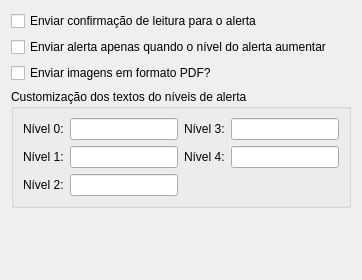
              <widget class="QWidget" name="emailTab">
               <attribute name="title">
                <string>Alerta</string>
               </attribute>
               <layout class="QVBoxLayout" name="verticalLayout_2">
                <item>
                 <widget class="QCheckBox" name="readConfirmationChk">
                  <property name="text">
                   <string>Enviar confirmação de leitura para o alerta</string>
                  </property>
                 </widget>
                </item>
                <item>
                 <widget class="QCheckBox" name="sendUpEmailChk">
                  <property name="text">
                   <string>Enviar alerta apenas quando o nível do alerta aumentar</string>
                  </property>
                 </widget>
                </item>
                <item>
                 <widget class="QCheckBox" name="imagePDFChk">
                  <property name="text">
                   <string>Enviar imagens em formato PDF?</string>
                  </property>
                 </widget>
                </item>
                <item>
                 <widget class="QGroupBox" name="groupBox_7">
                  <property name="title">
                   <string>Customização dos textos do níveis de alerta</string>
                  </property>
                  <layout class="QGridLayout" name="gridLayout_5">
                   <item row="0" column="0">
                    <widget class="QLabel" name="label_63">
                     <property name="text">
                      <string>Nível 0:</string>
                     </property>
                    </widget>
                   </item>
                   <item row="0" column="1">
                    <widget class="QLineEdit" name="level0Led"/>
                   </item>
                   <item row="0" column="2">
                    <widget class="QLabel" name="label_66">
                     <property name="text">
                      <string>Nível 3:</string>
                     </property>
                    </widget>
                   </item>
                   <item row="0" column="3">
                    <widget class="QLineEdit" name="level3Led"/>
                   </item>
                   <item row="1" column="0">
                    <widget class="QLabel" name="label_64">
                     <property name="text">
                      <string>Nível 1:</string>
                     </property>
                    </widget>
                   </item>
                   <item row="1" column="1">
                    <widget class="QLineEdit" name="level1Led"/>
                   </item>
                   <item row="1" column="2">
                    <widget class="QLabel" name="label_67">
                     <property name="text">
                      <string>Nível 4:</string>
                     </property>
                    </widget>
                   </item>
                   <item row="1" column="3">
                    <widget class="QLineEdit" name="level4Led"/>
                   </item>
                   <item row="2" column="0">
                    <widget class="QLabel" name="label_65">
                     <property name="text">
                      <string>Nível 2:</string>
                     </property>
                    </widget>
                   </item>
                   <item row="2" column="1">
                    <widget class="QLineEdit" name="level2Led"/>
                   </item>
                  </layout>
                 </widget>
                </item>
                <item>
                 <spacer>
                  <property name="orientation">
                   <enum>Qt::Vertical</enum>
                  </property>
                  <property name="sizeHint" stdset="0">
                   <size>
                    <width>20</width>
                    <height>61</height>
                   </size>
                  </property>
                 </spacer>
                </item>
               </layout>
              </widget>
